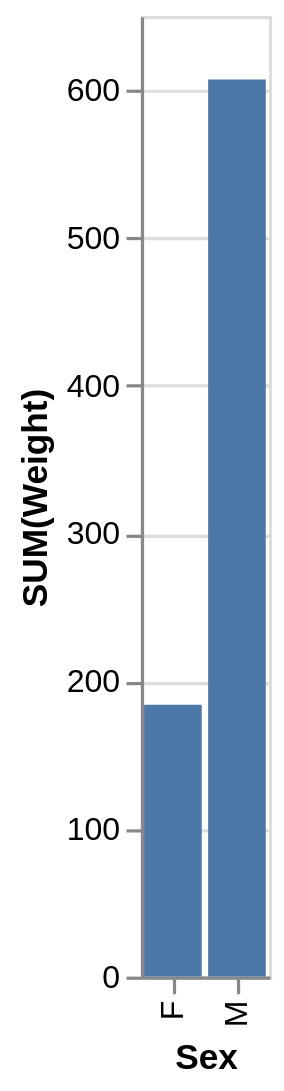

The specification (Vega-Lite) saved for this image:
### Vega-Lite specification from a JSON file in a GitHub repository (floating-point values rounded to 4 significant figures)
{"data": {"values": [{"x_data": "F", "y_data": 184}, {"x_data": "M", "y_data": 607}]}, "mark": "bar", "encoding": {"x": {"field": "x_data", "type": "nominal", "title": "Sex", "sort": {"op": "sum", "field": "y_data", "order": "ascending"}}, "y": {"field": "y_data", "type": "quantitative", "title": "SUM(Weight)"}}}
